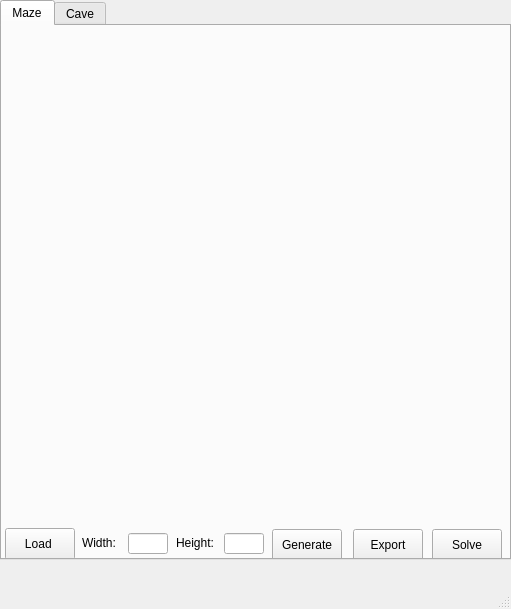
<?xml version="1.0" encoding="UTF-8"?>
<ui version="4.0">
 <class>MainWindow</class>
 <widget class="QMainWindow" name="MainWindow">
  <property name="geometry">
   <rect>
    <x>0</x>
    <y>0</y>
    <width>511</width>
    <height>609</height>
   </rect>
  </property>
  <property name="windowTitle">
   <string>MainWindow</string>
  </property>
  <widget class="QWidget" name="centralwidget">
   <widget class="QTabWidget" name="tabWidget">
    <property name="geometry">
     <rect>
      <x>0</x>
      <y>0</y>
      <width>511</width>
      <height>560</height>
     </rect>
    </property>
    <property name="tabPosition">
     <enum>QTabWidget::North</enum>
    </property>
    <property name="currentIndex">
     <number>0</number>
    </property>
    <widget class="QWidget" name="maze_tab">
     <attribute name="title">
      <string>Maze</string>
     </attribute>
     <widget class="QLabel" name="width_label">
      <property name="geometry">
       <rect>
        <x>80</x>
        <y>509</y>
        <width>40</width>
        <height>16</height>
       </rect>
      </property>
      <property name="text">
       <string>Width:</string>
      </property>
     </widget>
     <widget class="QLineEdit" name="width_box">
      <property name="geometry">
       <rect>
        <x>126</x>
        <y>507</y>
        <width>40</width>
        <height>21</height>
       </rect>
      </property>
      <property name="inputMask">
       <string>00</string>
      </property>
     </widget>
     <widget class="QPushButton" name="load_maze_button">
      <property name="geometry">
       <rect>
        <x>3</x>
        <y>502</y>
        <width>70</width>
        <height>32</height>
       </rect>
      </property>
      <property name="text">
       <string>Load </string>
      </property>
     </widget>
     <widget class="QLineEdit" name="height_box">
      <property name="geometry">
       <rect>
        <x>222</x>
        <y>507</y>
        <width>40</width>
        <height>21</height>
       </rect>
      </property>
      <property name="inputMask">
       <string>00</string>
      </property>
     </widget>
     <widget class="QLabel" name="height_label">
      <property name="geometry">
       <rect>
        <x>174</x>
        <y>509</y>
        <width>58</width>
        <height>16</height>
       </rect>
      </property>
      <property name="text">
       <string>Height:</string>
      </property>
     </widget>
     <widget class="QPushButton" name="generate_button">
      <property name="geometry">
       <rect>
        <x>270</x>
        <y>503</y>
        <width>70</width>
        <height>32</height>
       </rect>
      </property>
      <property name="text">
       <string>Generate</string>
      </property>
     </widget>
     <widget class="QPushButton" name="solve_button">
      <property name="geometry">
       <rect>
        <x>430</x>
        <y>503</y>
        <width>70</width>
        <height>32</height>
       </rect>
      </property>
      <property name="text">
       <string>Solve</string>
      </property>
     </widget>
     <widget class="QLabel" name="maze_label">
      <property name="geometry">
       <rect>
        <x>2</x>
        <y>0</y>
        <width>500</width>
        <height>500</height>
       </rect>
      </property>
      <property name="text">
       <string/>
      </property>
     </widget>
     <widget class="QPushButton" name="export_button">
      <property name="geometry">
       <rect>
        <x>351</x>
        <y>503</y>
        <width>70</width>
        <height>32</height>
       </rect>
      </property>
      <property name="text">
       <string>Export</string>
      </property>
     </widget>
    </widget>
    <widget class="QWidget" name="cave_tab">
     <attribute name="title">
      <string>Cave</string>
     </attribute>
     <widget class="QLabel" name="cave_label">
      <property name="geometry">
       <rect>
        <x>4</x>
        <y>0</y>
        <width>500</width>
        <height>500</height>
       </rect>
      </property>
      <property name="text">
       <string/>
      </property>
     </widget>
     <widget class="QLabel" name="death_label">
      <property name="geometry">
       <rect>
        <x>189</x>
        <y>508</y>
        <width>71</width>
        <height>16</height>
       </rect>
      </property>
      <property name="text">
       <string>D. lim.:</string>
      </property>
     </widget>
     <widget class="QLabel" name="birth_label">
      <property name="geometry">
       <rect>
        <x>96</x>
        <y>505</y>
        <width>41</width>
        <height>20</height>
       </rect>
      </property>
      <property name="text">
       <string>B. lim.:</string>
      </property>
     </widget>
     <widget class="QPushButton" name="go_button">
      <property name="geometry">
       <rect>
        <x>458</x>
        <y>500</y>
        <width>40</width>
        <height>30</height>
       </rect>
      </property>
      <property name="text">
       <string>Go</string>
      </property>
     </widget>
     <widget class="QLineEdit" name="line_edit_death">
      <property name="geometry">
       <rect>
        <x>233</x>
        <y>504</y>
        <width>40</width>
        <height>23</height>
       </rect>
      </property>
      <property name="inputMask">
       <string>0</string>
      </property>
      <property name="text">
       <string>3</string>
      </property>
     </widget>
     <widget class="QLineEdit" name="line_edit_birth">
      <property name="geometry">
       <rect>
        <x>140</x>
        <y>503</y>
        <width>40</width>
        <height>23</height>
       </rect>
      </property>
      <property name="inputMethodHints">
       <set>Qt::ImhDigitsOnly</set>
      </property>
      <property name="inputMask">
       <string>0</string>
      </property>
      <property name="text">
       <string>5</string>
      </property>
     </widget>
     <widget class="QSpinBox" name="jump_spinBox">
      <property name="geometry">
       <rect>
        <x>281</x>
        <y>503</y>
        <width>42</width>
        <height>25</height>
       </rect>
      </property>
      <property name="minimum">
       <number>1</number>
      </property>
      <property name="maximum">
       <number>1000</number>
      </property>
     </widget>
     <widget class="QPushButton" name="load_cave_button">
      <property name="geometry">
       <rect>
        <x>7</x>
        <y>500</y>
        <width>80</width>
        <height>32</height>
       </rect>
      </property>
      <property name="text">
       <string>Load</string>
      </property>
     </widget>
     <widget class="QPushButton" name="jump_button">
      <property name="geometry">
       <rect>
        <x>330</x>
        <y>501</y>
        <width>45</width>
        <height>32</height>
       </rect>
      </property>
      <property name="text">
       <string>Jump</string>
      </property>
     </widget>
     <widget class="QLineEdit" name="freq_box">
      <property name="geometry">
       <rect>
        <x>385</x>
        <y>504</y>
        <width>43</width>
        <height>22</height>
       </rect>
      </property>
      <property name="inputMask">
       <string>d990</string>
      </property>
      <property name="text">
       <string>200</string>
      </property>
     </widget>
     <widget class="QLabel" name="ms">
      <property name="geometry">
       <rect>
        <x>431</x>
        <y>508</y>
        <width>20</width>
        <height>16</height>
       </rect>
      </property>
      <property name="text">
       <string>ms.</string>
      </property>
     </widget>
    </widget>
   </widget>
  </widget>
  <widget class="QMenuBar" name="menubar">
   <property name="geometry">
    <rect>
     <x>0</x>
     <y>0</y>
     <width>511</width>
     <height>24</height>
    </rect>
   </property>
  </widget>
  <widget class="QStatusBar" name="statusbar"/>
 </widget>
 <resources/>
 <connections/>
</ui>
